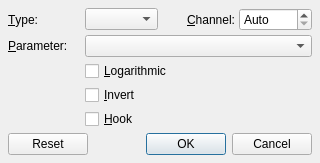
<?xml version="1.0" encoding="UTF-8"?>
<ui version="4.0">
 <author>rncbc aka Rui Nuno Capela</author>
 <comment>samplv1 - an old-school polyphonic sampler

  Copyright (C) 2012-2017, rncbc aka Rui Nuno Capela. All rights reserved.

  This program is free software; you can redistribute it and/or
  modify it under the terms of the GNU General Public License
  as published by the Free Software Foundation; either version 2
  of the License, or (at your option) any later version.

  This program is distributed in the hope that it will be useful,
  but WITHOUT ANY WARRANTY; without even the implied warranty of
  MERCHANTABILITY or FITNESS FOR A PARTICULAR PURPOSE.  See the
  GNU General Public License for more details.

  You should have received a copy of the GNU General Public License along
  with this program; if not, write to the Free Software Foundation, Inc.,
  51 Franklin Street, Fifth Floor, Boston, MA 02110-1301 USA.

 </comment>
 <class>samplv1widget_control</class>
 <widget class="QDialog" name="samplv1widget_control">
  <property name="geometry">
   <rect>
    <x>0</x>
    <y>0</y>
    <width>320</width>
    <height>120</height>
   </rect>
  </property>
  <property name="windowTitle">
   <string>MIDI Controller</string>
  </property>
  <property name="windowIcon">
   <iconset resource="samplv1.qrc">:/images/samplv1_control.png</iconset>
  </property>
  <layout class="QGridLayout">
   <item row="0" column="0">
    <widget class="QLabel" name="ControlTypeTextLabel">
     <property name="text">
      <string>&amp;Type:</string>
     </property>
     <property name="buddy">
      <cstring>ControlTypeComboBox</cstring>
     </property>
    </widget>
   </item>
   <item row="0" column="1">
    <widget class="QComboBox" name="ControlTypeComboBox">
     <property name="toolTip">
      <string>MIDI event type</string>
     </property>
    </widget>
   </item>
   <item row="0" column="2">
    <widget class="QLabel" name="ControlChannelTextLabel">
     <property name="text">
      <string>&amp;Channel:</string>
     </property>
     <property name="alignment">
      <set>Qt::AlignRight|Qt::AlignTrailing|Qt::AlignVCenter</set>
     </property>
     <property name="buddy">
      <cstring>ControlChannelSpinBox</cstring>
     </property>
    </widget>
   </item>
   <item row="0" column="3">
    <widget class="QSpinBox" name="ControlChannelSpinBox">
     <property name="toolTip">
      <string>MIDI channel</string>
     </property>
     <property name="specialValueText">
      <string>Auto</string>
     </property>
     <property name="accelerated">
      <bool>false</bool>
     </property>
     <property name="minimum">
      <number>0</number>
     </property>
     <property name="maximum">
      <number>16</number>
     </property>
    </widget>
   </item>
   <item row="1" column="0">
    <widget class="QLabel" name="ControlParamTextLabel">
     <property name="text">
      <string>&amp;Parameter:</string>
     </property>
     <property name="buddy">
      <cstring>ControlParamComboBox</cstring>
     </property>
    </widget>
   </item>
   <item row="1" column="1" colspan="3">
    <widget class="QComboBox" name="ControlParamComboBox">
     <property name="minimumSize">
      <size>
       <width>220</width>
       <height>0</height>
      </size>
     </property>
     <property name="toolTip">
      <string>MIDI parameter</string>
     </property>
    </widget>
   </item>
   <item row="2" column="1" colspan="3">
    <widget class="QCheckBox" name="ControlLogarithmicCheckBox">
     <property name="text">
      <string>&amp;Logarithmic</string>
     </property>
    </widget>
   </item>
   <item row="3" column="1" colspan="3">
    <widget class="QCheckBox" name="ControlInvertCheckBox">
     <property name="text">
      <string>&amp;Invert</string>
     </property>
    </widget>
   </item>
   <item row="4" column="1" colspan="3">
    <widget class="QCheckBox" name="ControlHookCheckBox">
     <property name="text">
      <string>&amp;Hook</string>
     </property>
    </widget>
   </item>
   <item row="5" column="0" colspan="4">
    <spacer>
     <property name="orientation">
      <enum>Qt::Vertical</enum>
     </property>
     <property name="sizeHint">
      <size>
       <width>20</width>
       <height>8</height>
      </size>
     </property>
    </spacer>
   </item>
   <item row="6" column="0" colspan="4">
    <widget class="QDialogButtonBox" name="DialogButtonBox">
     <property name="orientation">
      <enum>Qt::Horizontal</enum>
     </property>
     <property name="standardButtons">
      <set>QDialogButtonBox::Cancel|QDialogButtonBox::Ok|QDialogButtonBox::Reset</set>
     </property>
    </widget>
   </item>
  </layout>
 </widget>
 <layoutdefault spacing="4" margin="8"/>
 <tabstops>
  <tabstop>ControlTypeComboBox</tabstop>
  <tabstop>ControlChannelSpinBox</tabstop>
  <tabstop>ControlParamComboBox</tabstop>
  <tabstop>ControlLogarithmicCheckBox</tabstop>
  <tabstop>ControlInvertCheckBox</tabstop>
  <tabstop>ControlHookCheckBox</tabstop>
  <tabstop>DialogButtonBox</tabstop>
 </tabstops>
 <resources>
  <include location="samplv1.qrc"/>
 </resources>
 <connections/>
</ui>
